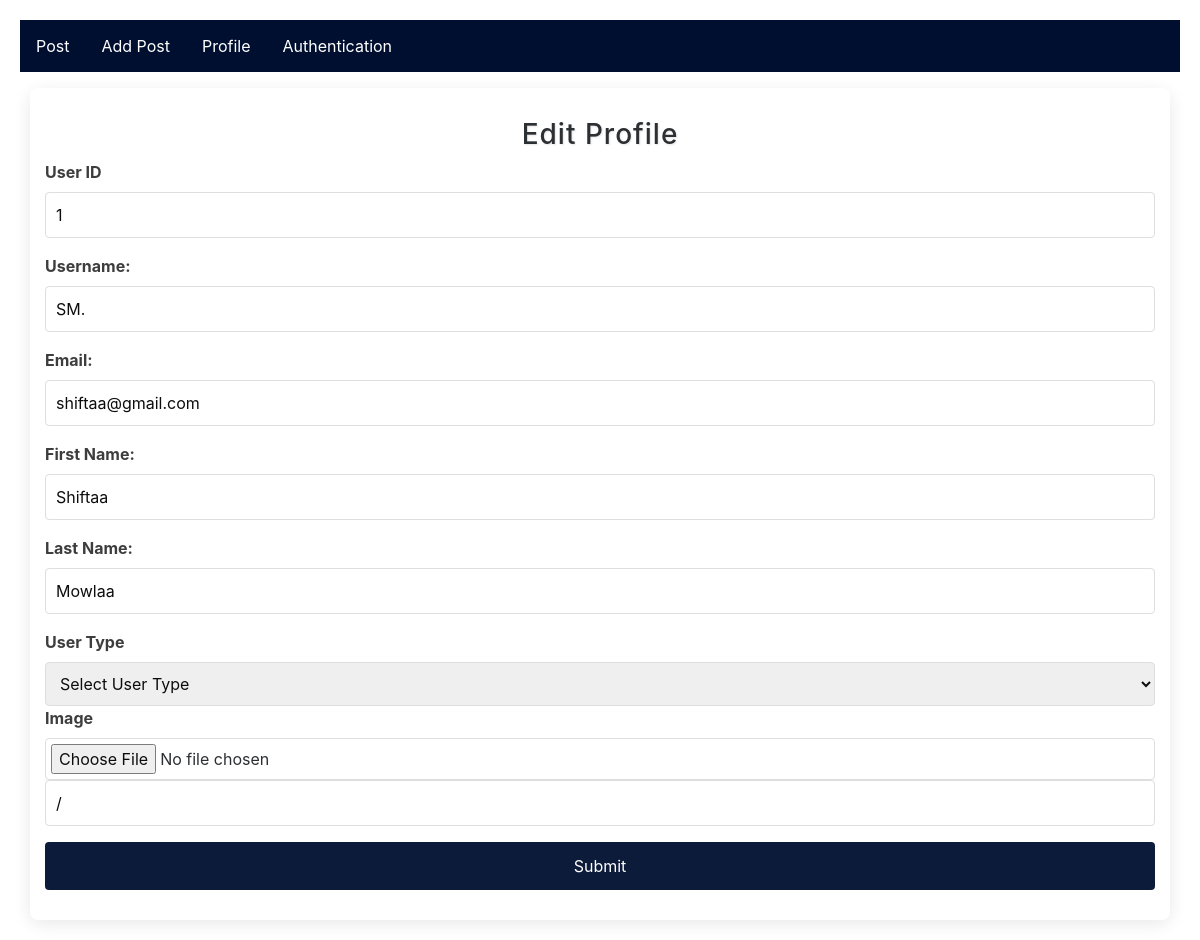
Screenshot of /updateprofile/3 (signed in) with the database file from the repository.
### myapp/models.py (models this page shows, shortened)
class Custom_user(AbstractUser):
    USER=[
        ('recruiters','Recruiters'),
        ('jobseeker','Jobseeker')
    ]
    user_type=models.CharField(choices=USER,max_length=100,null=True)
    Display_name=models.CharField(max_length=100,null=True)

### myproject/views.py (the view, shortened to what this page needs)
# urls.py: path('updateprofile/<int:id>', updateprofile, name='updateprofile'),
def updateprofile(req,id):
    current_user=req.user
    return render (req,'updateprofile.html')

### template/updateprofile.html (shortened to what this page needs)
{% extends 'base.html' %}
{% block body %}
<!DOCTYPE html>
<html lang="en">
<head>
    <link rel="stylesheet" href="https://cdn.jsdelivr.net/npm/bootstrap@4.0.0/dist/css/bootstrap.min.css">
</head>
<body>
<div class="container">
    <h3>Edit Profile</h3>
    <form action="" method="POST" enctype="multipart/form-data">
        <div class="form-group">
            <label for="user_id">User ID</label>
            <input type="text" id="user_id" value="{{user.id}}" name="id" readonly>
        </div>
        <div class="form-group">
            <label for="username">Username:</label>
            <input type="text" id="username" name="username" value="{{ user.username }}" required>
        </div>
        <div class="form-group">
            <label for="email">Email:</label>
            <input type="text" id="email" name="email" value="{{ user.email }}" required>
        </div>
        <div class="form-group">
            <label for="first_name">First Name:</label>
            <input type="text" id="first_name" name="first_name" value="{{ user.first_name }}">
        </div>
        <div class="form-group">
            <label for="last_name">Last Name:</label>
            <input type="text" id="last_name" name="last_name" value="{{ user.last_name }}">
        </div>
        <div>
            <label for="usertype">User Type</label>
            <select id="usertype"  value="{{user.user_type }}" name="user_type" required>
                <option value="">Select User Type</option>
            </select>
        </div>
        <div class="form-group">
            <label for="company_logo">Image</label>
            <input type="file" id="company_logo" name="Image" required>
            <input type="text" id="image" value="/{{user.Image}}" name="company_logo_old" readonly>
        </div>
        <button type="submit" class="submit-btn">Submit</button>
    </form>
</div>
</body>
</html>
{% endblock body %}

### template/base.html (style rules this page uses)
body { background-color:white; }

### template/updateprofile.html (style rules this page uses)
body { font-family: 'Libre Baskerville', serif; background: url('https://www.toptal.com/designers/subtlepatterns/patterns/white-paper.png'); margin: 0; padding: 20px; }
.container { max-width: 600px; margin: auto; background: white; padding: 30px; border-radius: 8px; box-shadow: 0 4px 20px rgba(0, 0, 0, 0.1); opacity: 0.95; }
h3 { text-align: center; color: #000f30; margin-bottom: 20px; font-family: 'Playfair Display', serif; font-size: 2em; letter-spacing: 1px; text-shadow: 1px 1px 2px rgba(0, 0, 0, 0.1); }
.form-group { margin-bottom: 15px; }
label { display: block; margin-bottom: 5px; font-weight: bold; color: #333; }
input[type="text"], input[type="url"], input[type="number"], textarea, input[type="file"], select { width: 100%; padding: 10px; border: 1px solid #ddd; border-radius: 4px; box-sizing: border-box; font-size: 1em; transition: border-color 0.3s; }
input[type="file"] { padding: 5px; }
.submit-btn { background-color: #000f30; color: white; border: none; padding: 12px; width: 100%; border-radius: 4px; cursor: pointer; font-size: 16px; transition: background-color 0.3s, transform 0.2s; }

### rows the page displays
Custom_user: id "1", username "SM.", email "shiftaa@gmail.com", first_name "Shiftaa", last_name "Mowlaa"
